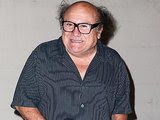
#> input picture Python Projects Hanna/Porject_Images/rsz_olddanny.jpg, 160 x 120 px, found by its file name
$ python obamicon_hanna.py
#> lines starting #> are read from the running program, lines starting #| are printed output that depends on the picture
from PIL import Image
im = Image.open("rsz_olddanny.jpg")
#> im is the input picture: PIL image 160x120 RGB; mean R, G, B 132.6, 126.6, 128.8
colors = list(im.getdata())
#> colors = 19200 items, first 6: (193, 189, 186), (195, 191, 188), (198, 194, 191), (198, 194, 191), (197, 193, 190), (196, 192, 189)

# [4 lines of commented-out code are left out]
new_colors = list()
for pixel in colors:
		intensity = pixel[0] + pixel[1] + pixel[2]
		# intense = tuple(intensity)
		if intensity < 182:
			pixel = (0, 51, 76)
		elif intensity < 364:
			pixel = (217, 26, 33)
		elif intensity < 546:
			pixel = (112, 150, 158)
		else:
			pixel = (252, 227, 166)
		new_colors.append(pixel)
#> this loop made 19200 passes
#> intensity on passes 1 to 12: 568, 574, 583, 583, 580, 577, 577, 580, 574, 556, 553, 565
#> intensity on passes 61 to 66: 526, 577, 478, 349, 460, 507
#> after the loop, new_colors = 19200 items, first 6: (252, 227, 166), (252, 227, 166), (252, 227, 166), (252, 227, 166), (252, 227, 166), (252, 227, 166)

new_im = Image.new("RGB", im.size)
#> new_im: PIL image 160x120 RGB; every value is 0
new_im.putdata(new_colors)
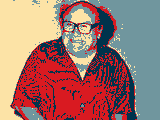
#> new_im: PIL image 160x120 RGB; mean R, G, B 160.4, 117.8, 110.8
new_im.save("newdanny.jpg")
